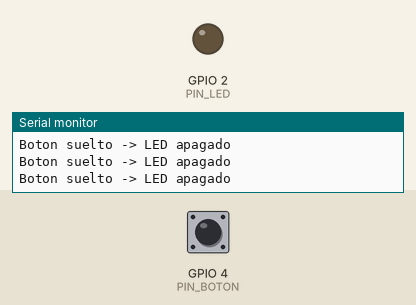
Recording of a sketch running on a simulated ESP32. Parts: output pins drawn as LEDs (lit = HIGH), the last lines printed to the serial monitor. The test bench sets the inputs (shaded band); at power-on: GPIO 4 (PIN_BOTON) HIGH.

Above: at 1.2 s.
1.3 s: GPIO 4 (PIN_BOTON) pulled LOW for 0.15 s
At 1.41 s:
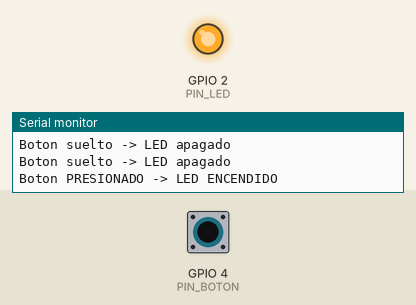
3.0 s: GPIO 4 (PIN_BOTON) pulled LOW for 3.2 s
At 7.3 s:
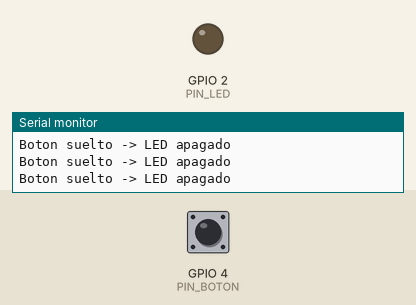
Timing chart, 0 to 8.8 s (numbered marks = the images above; inputs shaded):
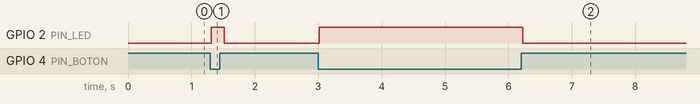

Measured:
- after the input at 1.3 s, GPIO 2 (PIN_LED): LOW → HIGH at once, → LOW 0.20 s later
- after the input at 3.0 s, GPIO 2 (PIN_LED): LOW → HIGH at once, → LOW 3.2 s later

The sketch:

02_led_boton.ino
```cpp
/*
 * SESIÓN 3 - IF0112: IoT UNAULA 2026-I
 * Programa: LED controlado por botón
 * Objetivo: Aprender entradas digitales y control básico
 *
 * Conexiones:
 * - LED externo: Anodo (pata larga) -> Resistencia 220Ω -> GPIO 2
 * - LED externo: Catodo (pata corta) -> GND
 * - Botón: Un lado -> GPIO 4
 * - Botón: Otro lado -> GND
 * - NOTA: Usamos INPUT_PULLUP, no necesita resistencia externa
 */

// Definición de pines
const int PIN_LED = 2;
const int PIN_BOTON = 4;

void setup() {
  // Inicializar serial
  Serial.begin(115200);

  // Configurar LED como salida
  pinMode(PIN_LED, OUTPUT);

  // Configurar botón como entrada con pull-up interno
  // INPUT_PULLUP: El pin está en HIGH por defecto, LOW cuando se presiona
  pinMode(PIN_BOTON, INPUT_PULLUP);

  Serial.println("================================");
  Serial.println("  UNAULA - IF0112 - IoT 2026-I");
  Serial.println("  Sesión 3: LED + Boton");
  Serial.println("================================");
  Serial.println("Presiona el boton para encender el LED");
  Serial.println("");
}

void loop() {
  // Leer estado del botón
  // LOW = botón presionado (por el pull-up)
  // HIGH = botón suelto
  int estadoBoton = digitalRead(PIN_BOTON);

  if (estadoBoton == LOW) {
    // Botón presionado - Encender LED
    digitalWrite(PIN_LED, HIGH);
    Serial.println("Boton PRESIONADO -> LED ENCENDIDO");
  } else {
    // Botón suelto - Apagar LED
    digitalWrite(PIN_LED, LOW);
    Serial.println("Boton suelto -> LED apagado");
  }

  // Pequeña espera para estabilidad
  delay(100);
}
```
